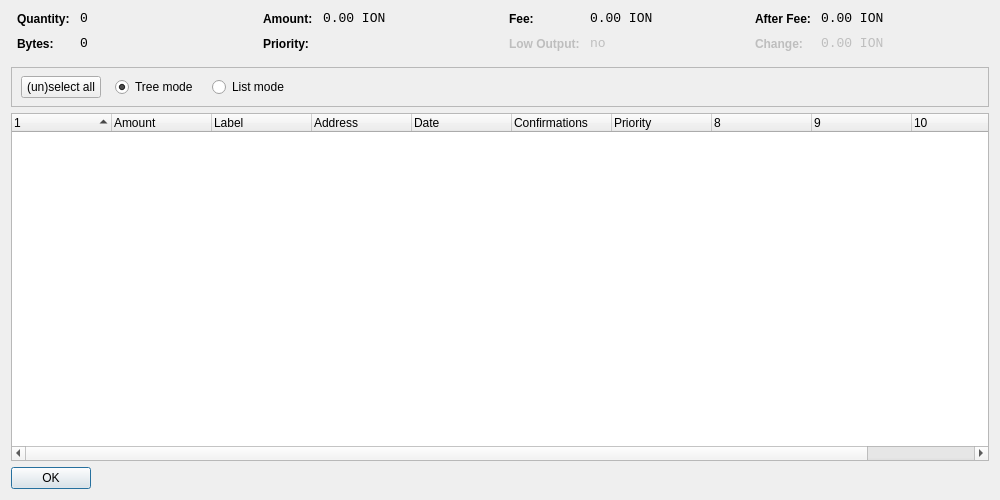
<?xml version="1.0" encoding="UTF-8"?>
<ui version="4.0">
 <class>CoinControlDialog</class>
 <widget class="QDialog" name="CoinControlDialog">
  <property name="geometry">
   <rect>
    <x>0</x>
    <y>0</y>
    <width>1000</width>
    <height>500</height>
   </rect>
  </property>
  <property name="windowTitle">
   <string>Coin Control</string>
  </property>
  <layout class="QVBoxLayout" name="verticalLayout">
   <item>
    <layout class="QHBoxLayout" name="horizontalLayoutTop" stretch="0,0,0,0">
     <property name="topMargin">
      <number>0</number>
     </property>
     <property name="bottomMargin">
      <number>10</number>
     </property>
     <item>
      <layout class="QFormLayout" name="formLayoutCoinControl1">
       <property name="horizontalSpacing">
        <number>10</number>
       </property>
       <property name="verticalSpacing">
        <number>10</number>
       </property>
       <property name="leftMargin">
        <number>6</number>
       </property>
       <property name="rightMargin">
        <number>6</number>
       </property>
       <item row="0" column="0">
        <widget class="QLabel" name="labelCoinControlQuantityText">
         <property name="styleSheet">
          <string notr="true">font-weight:bold;</string>
         </property>
         <property name="text">
          <string>Quantity:</string>
         </property>
        </widget>
       </item>
       <item row="0" column="1">
        <widget class="QLabel" name="labelCoinControlQuantity">
         <property name="font">
          <font>
           <family>Monospace</family>
           <pointsize>10</pointsize>
          </font>
         </property>
         <property name="cursor">
          <cursorShape>IBeamCursor</cursorShape>
         </property>
         <property name="contextMenuPolicy">
          <enum>Qt::ActionsContextMenu</enum>
         </property>
         <property name="text">
          <string notr="true">0</string>
         </property>
         <property name="textInteractionFlags">
          <set>Qt::LinksAccessibleByMouse|Qt::TextSelectableByKeyboard|Qt::TextSelectableByMouse</set>
         </property>
        </widget>
       </item>
       <item row="1" column="0">
        <widget class="QLabel" name="labelCoinControlBytesText">
         <property name="styleSheet">
          <string notr="true">font-weight:bold;</string>
         </property>
         <property name="text">
          <string>Bytes:</string>
         </property>
        </widget>
       </item>
       <item row="1" column="1">
        <widget class="QLabel" name="labelCoinControlBytes">
         <property name="font">
          <font>
           <family>Monospace</family>
           <pointsize>10</pointsize>
          </font>
         </property>
         <property name="cursor">
          <cursorShape>IBeamCursor</cursorShape>
         </property>
         <property name="contextMenuPolicy">
          <enum>Qt::ActionsContextMenu</enum>
         </property>
         <property name="text">
          <string notr="true">0</string>
         </property>
         <property name="textInteractionFlags">
          <set>Qt::LinksAccessibleByMouse|Qt::TextSelectableByKeyboard|Qt::TextSelectableByMouse</set>
         </property>
        </widget>
       </item>
      </layout>
     </item>
     <item>
      <layout class="QFormLayout" name="formLayoutCoinControl2">
       <property name="horizontalSpacing">
        <number>10</number>
       </property>
       <property name="verticalSpacing">
        <number>10</number>
       </property>
       <property name="leftMargin">
        <number>6</number>
       </property>
       <property name="rightMargin">
        <number>6</number>
       </property>
       <item row="0" column="0">
        <widget class="QLabel" name="labelCoinControlAmountText">
         <property name="styleSheet">
          <string notr="true">font-weight:bold;</string>
         </property>
         <property name="text">
          <string>Amount:</string>
         </property>
        </widget>
       </item>
       <item row="0" column="1">
        <widget class="QLabel" name="labelCoinControlAmount">
         <property name="font">
          <font>
           <family>Monospace</family>
           <pointsize>10</pointsize>
          </font>
         </property>
         <property name="cursor">
          <cursorShape>IBeamCursor</cursorShape>
         </property>
         <property name="contextMenuPolicy">
          <enum>Qt::ActionsContextMenu</enum>
         </property>
         <property name="text">
          <string notr="true">0.00 ION</string>
         </property>
         <property name="textInteractionFlags">
          <set>Qt::LinksAccessibleByMouse|Qt::TextSelectableByKeyboard|Qt::TextSelectableByMouse</set>
         </property>
        </widget>
       </item>
       <item row="1" column="0">
        <widget class="QLabel" name="labelCoinControlPriorityText">
         <property name="styleSheet">
          <string notr="true">font-weight:bold;</string>
         </property>
         <property name="text">
          <string>Priority:</string>
         </property>
        </widget>
       </item>
       <item row="1" column="1">
        <widget class="QLabel" name="labelCoinControlPriority">
         <property name="font">
          <font>
           <family>Monospace</family>
           <pointsize>10</pointsize>
          </font>
         </property>
         <property name="cursor">
          <cursorShape>IBeamCursor</cursorShape>
         </property>
         <property name="contextMenuPolicy">
          <enum>Qt::ActionsContextMenu</enum>
         </property>
         <property name="text">
          <string/>
         </property>
         <property name="textInteractionFlags">
          <set>Qt::LinksAccessibleByMouse|Qt::TextSelectableByKeyboard|Qt::TextSelectableByMouse</set>
         </property>
        </widget>
       </item>
      </layout>
     </item>
     <item>
      <layout class="QFormLayout" name="formLayoutCoinControl3">
       <property name="horizontalSpacing">
        <number>10</number>
       </property>
       <property name="verticalSpacing">
        <number>10</number>
       </property>
       <property name="leftMargin">
        <number>6</number>
       </property>
       <property name="rightMargin">
        <number>6</number>
       </property>
       <item row="0" column="0">
        <widget class="QLabel" name="labelCoinControlFeeText">
         <property name="styleSheet">
          <string notr="true">font-weight:bold;</string>
         </property>
         <property name="text">
          <string>Fee:</string>
         </property>
        </widget>
       </item>
       <item row="0" column="1">
        <widget class="QLabel" name="labelCoinControlFee">
         <property name="font">
          <font>
           <family>Monospace</family>
           <pointsize>10</pointsize>
          </font>
         </property>
         <property name="cursor">
          <cursorShape>IBeamCursor</cursorShape>
         </property>
         <property name="contextMenuPolicy">
          <enum>Qt::ActionsContextMenu</enum>
         </property>
         <property name="text">
          <string notr="true">0.00 ION</string>
         </property>
         <property name="textInteractionFlags">
          <set>Qt::LinksAccessibleByMouse|Qt::TextSelectableByKeyboard|Qt::TextSelectableByMouse</set>
         </property>
        </widget>
       </item>
       <item row="1" column="0">
        <widget class="QLabel" name="labelCoinControlLowOutputText">
         <property name="enabled">
          <bool>false</bool>
         </property>
         <property name="styleSheet">
          <string notr="true">font-weight:bold;</string>
         </property>
         <property name="text">
          <string>Low Output:</string>
         </property>
        </widget>
       </item>
       <item row="1" column="1">
        <widget class="QLabel" name="labelCoinControlLowOutput">
         <property name="enabled">
          <bool>false</bool>
         </property>
         <property name="font">
          <font>
           <family>Monospace</family>
           <pointsize>10</pointsize>
          </font>
         </property>
         <property name="cursor">
          <cursorShape>IBeamCursor</cursorShape>
         </property>
         <property name="contextMenuPolicy">
          <enum>Qt::ActionsContextMenu</enum>
         </property>
         <property name="text">
          <string notr="true">no</string>
         </property>
         <property name="textInteractionFlags">
          <set>Qt::LinksAccessibleByMouse|Qt::TextSelectableByKeyboard|Qt::TextSelectableByMouse</set>
         </property>
        </widget>
       </item>
      </layout>
     </item>
     <item>
      <layout class="QFormLayout" name="formLayoutCoinControl4">
       <property name="horizontalSpacing">
        <number>10</number>
       </property>
       <property name="verticalSpacing">
        <number>10</number>
       </property>
       <property name="leftMargin">
        <number>6</number>
       </property>
       <property name="rightMargin">
        <number>6</number>
       </property>
       <item row="0" column="0">
        <widget class="QLabel" name="labelCoinControlAfterFeeText">
         <property name="styleSheet">
          <string notr="true">font-weight:bold;</string>
         </property>
         <property name="text">
          <string>After Fee:</string>
         </property>
        </widget>
       </item>
       <item row="0" column="1">
        <widget class="QLabel" name="labelCoinControlAfterFee">
         <property name="font">
          <font>
           <family>Monospace</family>
           <pointsize>10</pointsize>
          </font>
         </property>
         <property name="cursor">
          <cursorShape>IBeamCursor</cursorShape>
         </property>
         <property name="contextMenuPolicy">
          <enum>Qt::ActionsContextMenu</enum>
         </property>
         <property name="text">
          <string notr="true">0.00 ION</string>
         </property>
         <property name="textInteractionFlags">
          <set>Qt::LinksAccessibleByMouse|Qt::TextSelectableByKeyboard|Qt::TextSelectableByMouse</set>
         </property>
        </widget>
       </item>
       <item row="1" column="0">
        <widget class="QLabel" name="labelCoinControlChangeText">
         <property name="enabled">
          <bool>false</bool>
         </property>
         <property name="styleSheet">
          <string notr="true">font-weight:bold;</string>
         </property>
         <property name="text">
          <string>Change:</string>
         </property>
        </widget>
       </item>
       <item row="1" column="1">
        <widget class="QLabel" name="labelCoinControlChange">
         <property name="enabled">
          <bool>false</bool>
         </property>
         <property name="font">
          <font>
           <family>Monospace</family>
           <pointsize>10</pointsize>
          </font>
         </property>
         <property name="cursor">
          <cursorShape>IBeamCursor</cursorShape>
         </property>
         <property name="contextMenuPolicy">
          <enum>Qt::ActionsContextMenu</enum>
         </property>
         <property name="text">
          <string notr="true">0.00 ION</string>
         </property>
         <property name="textInteractionFlags">
          <set>Qt::LinksAccessibleByMouse|Qt::TextSelectableByKeyboard|Qt::TextSelectableByMouse</set>
         </property>
        </widget>
       </item>
      </layout>
     </item>
    </layout>
   </item>
   <item>
    <widget class="QFrame" name="frame">
     <property name="minimumSize">
      <size>
       <width>0</width>
       <height>40</height>
      </size>
     </property>
     <property name="frameShape">
      <enum>QFrame::StyledPanel</enum>
     </property>
     <property name="frameShadow">
      <enum>QFrame::Sunken</enum>
     </property>
     <widget class="QWidget" name="horizontalLayoutWidget">
      <property name="geometry">
       <rect>
        <x>10</x>
        <y>0</y>
        <width>781</width>
        <height>41</height>
       </rect>
      </property>
      <layout class="QHBoxLayout" name="horizontalLayoutPanel" stretch="0,0,0,0,0">
       <property name="spacing">
        <number>14</number>
       </property>
       <item>
        <widget class="QPushButton" name="pushButtonSelectAll">
         <property name="sizePolicy">
          <sizepolicy hsizetype="Maximum" vsizetype="Fixed">
           <horstretch>0</horstretch>
           <verstretch>0</verstretch>
          </sizepolicy>
         </property>
         <property name="text">
          <string>(un)select all</string>
         </property>
        </widget>
       </item>
       <item>
        <widget class="QRadioButton" name="radioTreeMode">
         <property name="sizePolicy">
          <sizepolicy hsizetype="Maximum" vsizetype="Fixed">
           <horstretch>0</horstretch>
           <verstretch>0</verstretch>
          </sizepolicy>
         </property>
         <property name="text">
          <string>Tree mode</string>
         </property>
         <property name="checked">
          <bool>true</bool>
         </property>
        </widget>
       </item>
       <item>
        <widget class="QRadioButton" name="radioListMode">
         <property name="sizePolicy">
          <sizepolicy hsizetype="Maximum" vsizetype="Fixed">
           <horstretch>0</horstretch>
           <verstretch>0</verstretch>
          </sizepolicy>
         </property>
         <property name="text">
          <string>List mode</string>
         </property>
        </widget>
       </item>
       <item>
        <spacer name="horizontalSpacer">
         <property name="orientation">
          <enum>Qt::Horizontal</enum>
         </property>
         <property name="sizeHint" stdset="0">
          <size>
           <width>40</width>
           <height>20</height>
          </size>
         </property>
        </spacer>
       </item>
      </layout>
     </widget>
    </widget>
   </item>
   <item>
    <widget class="CoinControlTreeWidget" name="treeWidget">
     <property name="contextMenuPolicy">
      <enum>Qt::CustomContextMenu</enum>
     </property>
     <property name="sortingEnabled">
      <bool>false</bool>
     </property>
     <property name="columnCount">
      <number>11</number>
     </property>
     <attribute name="headerShowSortIndicator" stdset="0">
      <bool>true</bool>
     </attribute>
     <attribute name="headerStretchLastSection">
      <bool>false</bool>
     </attribute>
     <column>
      <property name="text">
       <string/>
      </property>
     </column>
     <column>
      <property name="text">
       <string>Amount</string>
      </property>
     </column>
     <column>
      <property name="text">
       <string>Label</string>
      </property>
     </column>
     <column>
      <property name="text">
       <string>Address</string>
      </property>
     </column>
     <column>
      <property name="text">
       <string>Date</string>
      </property>
     </column>
     <column>
      <property name="text">
       <string>Confirmations</string>
      </property>
      <property name="toolTip">
       <string>Confirmed</string>
      </property>
     </column>
     <column>
      <property name="text">
       <string>Priority</string>
      </property>
     </column>
     <column>
      <property name="text">
       <string/>
      </property>
     </column>
     <column>
      <property name="text">
       <string/>
      </property>
     </column>
     <column>
      <property name="text">
       <string/>
      </property>
     </column>
     <column>
      <property name="text">
       <string/>
      </property>
     </column>
    </widget>
   </item>
   <item>
    <widget class="QDialogButtonBox" name="buttonBox">
     <property name="sizePolicy">
      <sizepolicy hsizetype="Maximum" vsizetype="Fixed">
       <horstretch>0</horstretch>
       <verstretch>0</verstretch>
      </sizepolicy>
     </property>
     <property name="orientation">
      <enum>Qt::Horizontal</enum>
     </property>
     <property name="standardButtons">
      <set>QDialogButtonBox::Ok</set>
     </property>
    </widget>
   </item>
  </layout>
 </widget>
 <customwidgets>
  <customwidget>
   <class>CoinControlTreeWidget</class>
   <extends>QTreeWidget</extends>
   <header>coincontroltreewidget.h</header>
  </customwidget>
 </customwidgets>
 <resources/>
 <connections/>
</ui>
